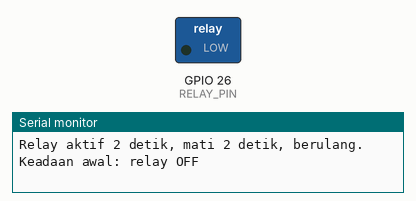
A sketch run on a simulated ESP32. On the bench: switched loads named in the sketch (green lamp = pin HIGH), the last lines printed to the serial monitor.

Above: at 1.0 s.
At 7.0 s:
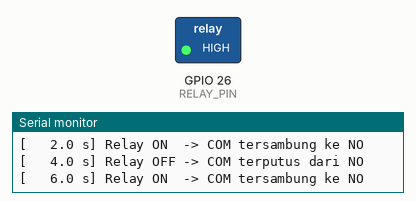
Timing chart, 0 to 9.2 s (numbered marks = the images above):
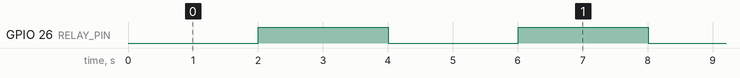

Measured:
- by itself, GPIO 26 (RELAY_PIN): alternates HIGH for 2.0 s and LOW for 2.0 s

The sketch:

p1_relay_berkedip.ino
```cpp
/*
 * BAB 37 - Program 1: Relay Berkedip Tanpa delay()
 * Relay aktif 2 detik, lalu mati 2 detik, berulang terus.
 * Waktu diatur dengan millis(), jadi loop() tidak pernah menunggu.
 *
 * Rangkaian:
 *   RELAY (header biru, kanan BUZZ) → IO26 (aktif HIGH, lewat transistor BC547)
 *   Beban (opsional)                → terminal COM dan NO (lihat 37.7)
 */

#define RELAY_PIN 26  // RELAY → IO26

const unsigned long LAMA_AKTIF = 2000;  // ms: relay aktif selama 2 detik
const unsigned long LAMA_MATI  = 2000;  // ms: relay mati selama 2 detik

bool relayAktif = false;         // keadaan relay saat ini
unsigned long waktuBerubah = 0;  // kapan relay terakhir berganti keadaan

// Satu-satunya tempat yang menyentuh pin relay
void aturRelay(bool aktif) {
  relayAktif = aktif;
  digitalWrite(RELAY_PIN, aktif ? HIGH : LOW);
}

void setup() {
  Serial.begin(115200);
  pinMode(RELAY_PIN, OUTPUT);  // di core 3.x, pinMode() wajib dipanggil dulu
  aturRelay(false);            // lalu langsung pastikan relay mati

  Serial.println("BAB 37 - Program 1: Relay Berkedip Tanpa delay()");
  Serial.println("Relay aktif 2 detik, mati 2 detik, berulang.");
  Serial.println("Keadaan awal: relay OFF");
  waktuBerubah = millis();
}

void loop() {
  unsigned long sekarang = millis();  // lirik jam sekali di awal loop()

  // Lama keadaan sekarang: 2 detik kalau sedang aktif, 2 detik kalau sedang mati
  unsigned long lamaKeadaan = relayAktif ? LAMA_AKTIF : LAMA_MATI;

  if (sekarang - waktuBerubah >= lamaKeadaan) {
    waktuBerubah = sekarang;  // catat waktu pergantian ini
    aturRelay(!relayAktif);   // balik keadaan: aktif ↔ mati

    Serial.printf("[%6.1f s] Relay %s\n", sekarang / 1000.0,
                  relayAktif ? "ON  -> COM tersambung ke NO" : "OFF -> COM terputus dari NO");
  }

  // Tugas lain bisa ditambahkan di sini, tanpa terganggu oleh relay
}
```
